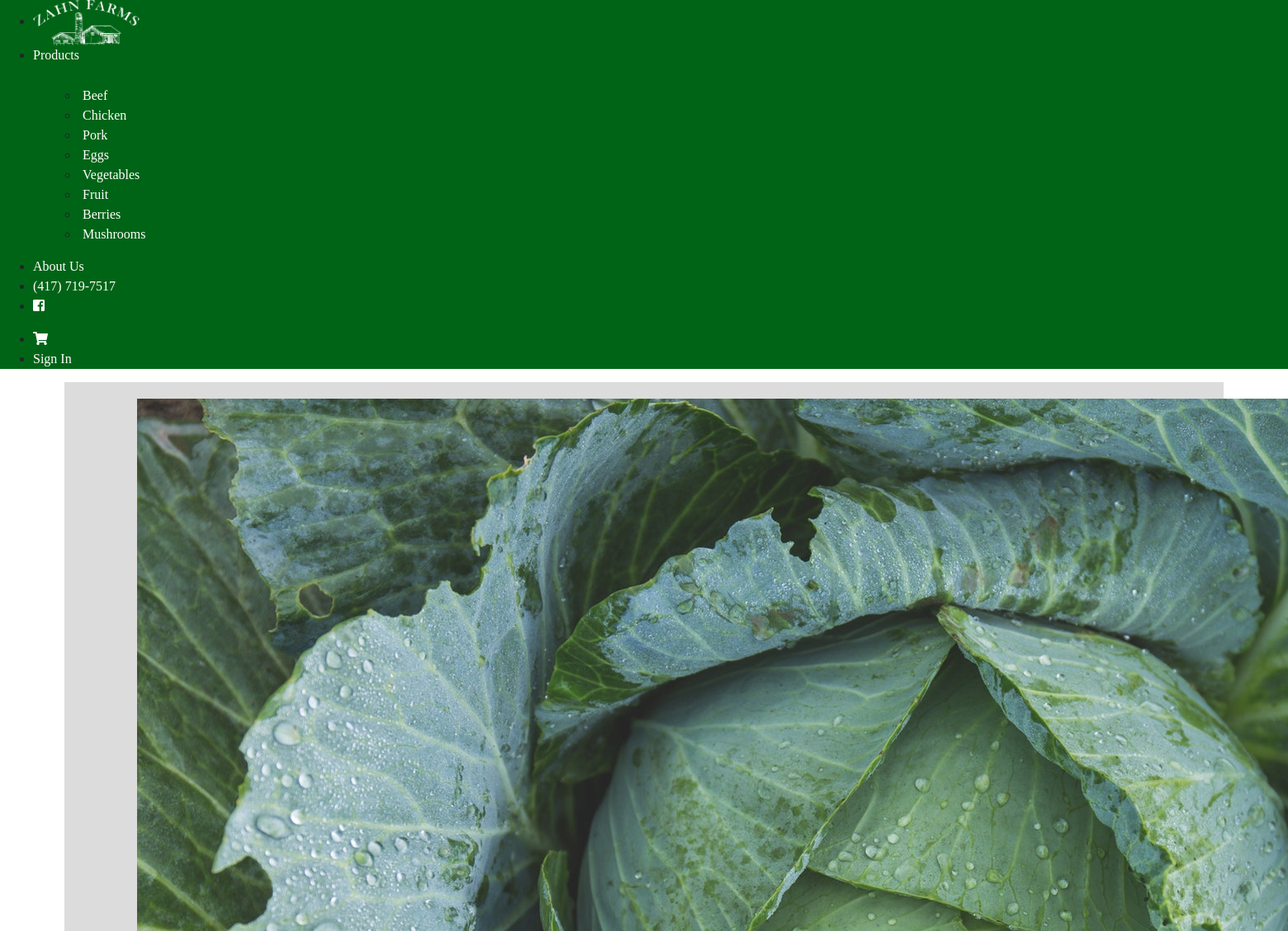
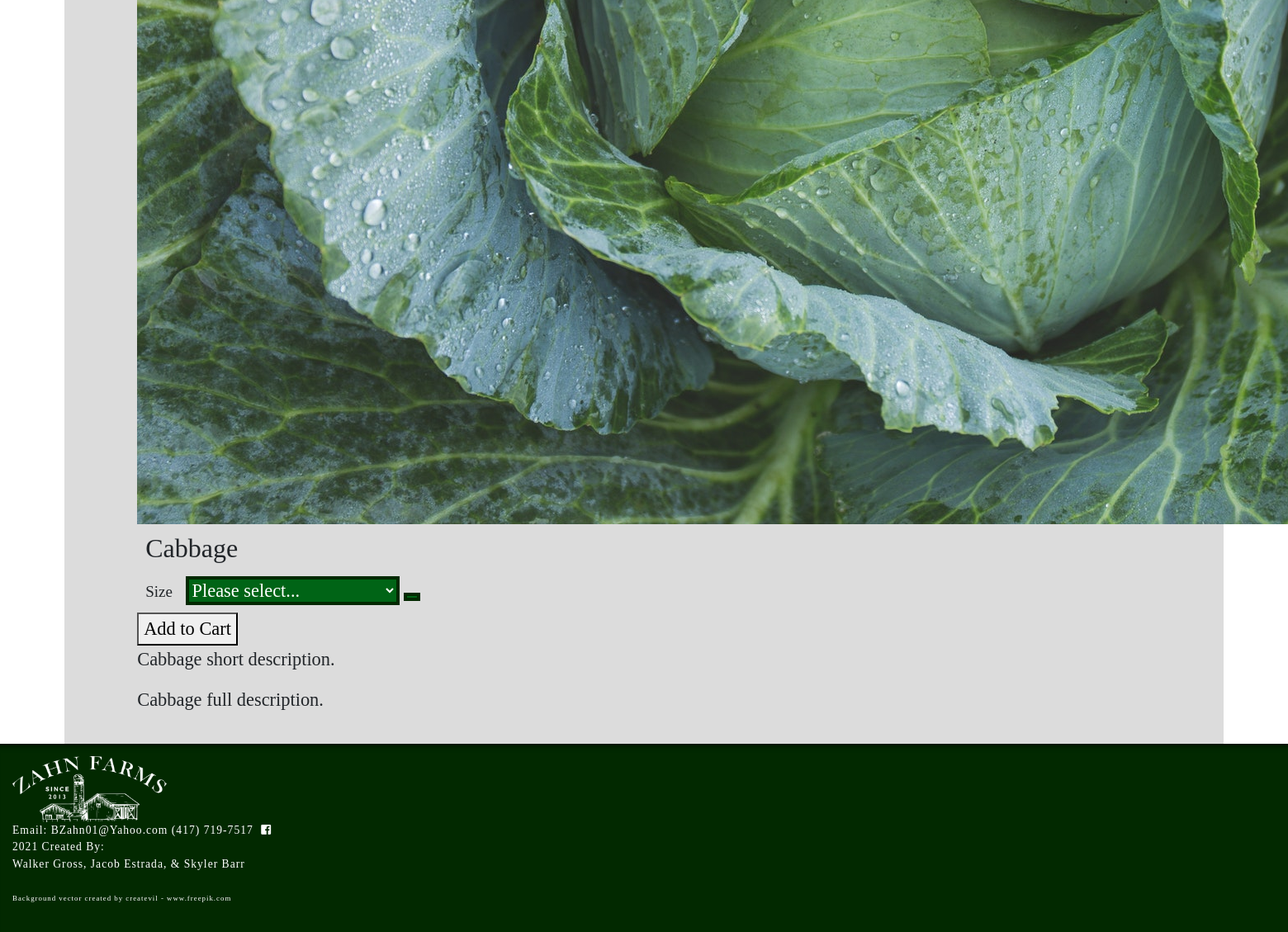
Screenshot of /product?catID=45&prodID=6 with the database file from the repository (2 pictures, top to bottom).
### tables this page shows
CREATE TABLE `categories` (
  `catID` int(11) NOT NULL,
  `catName` varchar(25) NOT NULL,
  `image` varchar(255) NOT NULL,
  `hide` tinyint(1) NOT NULL
);

CREATE TABLE `products` (
  `productID` int(11) NOT NULL,
  `productName` varchar(50) NOT NULL,
  `portionsID` int(11) NOT NULL,
  `price` decimal(10,2) DEFAULT NULL,
  `qty` decimal(10,1) DEFAULT NULL,
  `shortDesc` varchar(255) DEFAULT NULL,
  `fullDesc` varchar(255) DEFAULT NULL,
  `catID` int(11) NOT NULL,
  `image` varchar(255) NOT NULL,
  `sizeID` int(11) DEFAULT NULL,
  `outOfSeason` tinyint(1) NOT NULL,
  `hide` tinyint(1) NOT NULL
);

### models/products_db.php (called while the page is built, shortened)
<?php
function getAllCategories(){
    global $db;
    $sql = "SELECT * FROM categories";
    $qry = $db->query($sql);
    $aryCat = $qry->fetchAll();
    return $aryCat;
}
function prodByID($prodID){
    global $db;
    $sql = "select * from products where productID = $prodID";
    $qry = $db->query($sql);
    $product = $qry->fetch();
    return $product;
}
function sizesByID($sizeID) {
    global $db;
    $sql = "SELECT * FROM sizes WHERE sizeID = $sizeID";
    $qry = $db->query($sql);
    $sizes = $qry->fetchAll();
    return $sizes;
}

### models/requests.php (called while the page is built, shortened)
<?php
$prodID = filter_input(INPUT_GET, "prodID");
?>

### product/product.php (the view, shortened to what this page needs)
<?php
$prod = prodByID($prodID);
$qty = $prod['qty'];
if ($prod['sizeID'] != null) {
  $sizeAry = sizesByID($prod['sizeID']);
  $qty = 0;
  foreach ($sizeAry as $size){
    $qty += $size['qty'];
  }
}
?>
<div class="product-card-full uk-grid-small uk-flex-center uk-text-center" style="width:90%; margin:auto" uk-grid>
  <div class="uk-card uk-card-default uk-width-1-2">
    <img src="../images/<?=$prod['image']?>" alt="<?=$prod['productName']?> Image">
  </div>
  <div class="uk-width-1-2@s">
    <h2>
      <?=$prod['productName']?>
    </h2>
    <form class="uk-form-stacked" action="cart.php" method="post">
      <div class="uk-grid-small uk-child-width-1-1@m uk-flex-center uk-text-center" uk-grid>
        <?php
        if ($prod['outOfSeason'] == 0) {
          if($prod['sizeID'] != null){
          ?>
          <div class="uk-card">
            <div class="size-form" uk-form-custom="target: > * > span:first-child">
              <label class="uk-form-label">Size</label>
              <select id="size" name="size" onchange="sizePrice(this)">
                <option selected disabled hidden>Please select...</option>
              </select>
              <button class="size-button uk-button uk-button-default" type="button" tabindex="-1">
              </button>
            </div>
          </div>
            <?php
          }
            ?>
        <?php
        } if ($qty == 0) {
        ?>
        <div class="uk-card">
          <button id="submit add-to-cart-btn" class="uk-button uk-button-default" tabindex="-1" disabled>Out of Stock</button>
        </div>
        <?php
        } else {
        ?>
          <div class="uk-card">
            <button id="submit add-to-cart-btn" class="uk-button uk-button-default" type="submit" tabindex="2">Add to Cart</button>
          </div>
        <?php
        }
        ?>
      </div>
    </form>
    <div class="uk-card uk-card-default uk-card-body uk-width-expand product-desc-short">
    <p><?=$prod['shortDesc']?></p>
  </div>
  </div>
  <div class="uk-card uk-card-default uk-card-body uk-width-expand product-desc-full">
    <p><?=$prod['fullDesc']?></p>
  </div>
</div>

### views/header.php (shortened to what this page needs)
<!DOCTYPE html>
<html lang="en">
<head>
    <link rel="stylesheet" href="https://stackpath.bootstrapcdn.com/bootstrap/4.1.3/css/bootstrap.min.css"
>
    <link rel="stylesheet" href="https://use.fontawesome.com/releases/v5.5.0/css/all.css"
>
    <link rel="stylesheet" href="https://cdn.jsdelivr.net/npm/uikit@3.6.17/dist/css/uikit.min.css" />
    <link rel="stylesheet" href="../views/styles.css">
</head>
<body>
    <?php
        include "../models/db.php";
        include "../models/products_db.php";
        include "../views/navbar.php";
    ?>

### views/navbar.php (shortened to what this page needs)
<div class="no-print" uk-sticky="sel-target: .uk-navbar-container; cls-active: uk-navbar-sticky">
    <nav class="nav-bar uk-navbar-container" uk-navbar>
        <div class="uk-navbar-left">
            <ul class="uk-navbar-nav">
                <li>
                    <a class="uk-logo" style="min-width:177px;" href="../product/">
                        <img style="" src="../images/Logo.png" alt="Zahn Farms Logo">
                    </a>
                </li>
                <li>
                    <a href="../product/">Products</a>
                    <div class="uk-navbar-dropdown" delay-hide="250">
                        <ul class="uk-nav uk-navbar-dropdown-nav">
                            <?php
                            $aryCat = getAllCategories();
                            foreach($aryCat as $cat){
                            ?>
                            <li><a href="../product?catID=<?=$cat['catID']?>"><?=$cat['catName']?></a></li>
                            <?php
                            }
                            ?>
                        </ul>
                    </div>
                </li>
                <li><a href="../aboutUs/aboutUs.php">About Us</a></li>
                <li><a href="tel:417-719-7517" class="navContact">(417) 719-7517</a></li>
                <li><a href="https://www.facebook.com/ZahnFarms/" target="_blank"><i
                            class="fab fa-facebook-square"></i></a></li>
            </ul>
        </div>
        <div class="uk-navbar-right">
            <ul class="uk-navbar-nav">
                <li><a href="../product/cart.php"><i class="fas fa-shopping-cart"></i></a></li>
                <li><a href="../admin/">Sign In</a></li>
            </ul>
        </div>
    </nav>
</div>

### product/index.php (shortened to what this page needs)
<?php
include "../views/header.php";
include '../models/requests.php';
echo"<div class='content-container'>";
if (!isset($catID)){
    include "categories.php";
}
else if (!isset($prodID)) {
    include "products.php";
}
else {
    include "product.php";
}
echo"</div>";
include "../views/footer.php";
?>

### views/footer.php (shortened to what this page needs)
<footer class="footer no-print">
  <div class="uk-grid-match uk-child-width-expand@s uk-text-center" uk-grid>
    <div class="footer-image">
      <a href="../product"><img src="../images/LogoFull.png" alt="Zahn Farms Logo" style="height: 80px;">
        </a>
    </div>
    <div class="footer-contact">
      <a href="mailto:bzahn01@yahoo.com">Email: BZahn01@Yahoo.com</a>
      <a href="tel:417-719-7517">(417) 719-7517</a>
      <a href="https://www.facebook.com/ZahnFarms/" target="_blank"><i class="fab fa-facebook-square"></i></a>
    </div>
    <div class="footer-credits">
      <p class="uk-text-right@s">
        2021 Created By:<br>Walker Gross, Jacob Estrada, & Skyler Barr
        <br><br>
        <a style="font-size: .65em;" href="https://www.freepik.com/vectors/background">Background vector created by createvil - www.freepik.com</a>
      </p>
    </div>
  </div>
</footer>
</body>
</html>

### views/styles.css (style rules this page uses)
:root { --primary-green: #006416; --secondary-green: #18890B; --dark-green: #022900; }
html, body { background-image: url("../images/barnWood.jpg"); background-size: cover; padding:0px; font-family: "Caveat Brush", cursive; }
body { display: flex; flex-direction: column; min-height: 100vh; }
.uk-navbar-container { background-color: var(--primary-green) !important; }
.uk-navbar-nav>li>a { font-family: 'Libre Baskerville', serif; font-weight: 500; font-size: 1em; }
.uk-navbar-dropdown { background-color: var(--primary-green); font-family: 'Libre Baskerville', cursive; padding: 15px; margin-top:10px; }
.uk-navbar-dropdown-nav>li>a { padding-left:5px; }
nav a, nav a:hover { color: white !important; text-decoration: none; }
nav img { height:55px; width: 129px; }
.content-container { background-color: rgba(201, 201, 201, 0.643); width: 90%; margin:auto; margin-top:0px; padding:20px; min-height:70vh; }
.uk-card { font-family: 'Caveat Brush', cursive; font-size: 1.4em; background-color: rgba(1,1,1,0); box-shadow: none; }
.product-card-full :is(h2, h3, label) { font-family: 'Caveat Brush', cursive; margin:10px; }
.product-card-full label { font-size: .85em; }
.size-button, #size { background-color: var(--primary-green); color: white; border: var(--dark-green) solid 4px; }
footer { font-family: 'Libre Baskerville', serif; background-color: var(--dark-green); color: white; padding: 15px; box-shadow: 0px 10px 10px -10px black inset; font-size: .85em; letter-spacing: 1px; margin-top: auto; }
footer a { color: white; }
.footer-contact .fab { padding: 0px 5px; }
.no-print { display: block; }

### rows the page displays
categories: catName "Beef"
categories: catName "Chicken"
categories: catName "Pork"
categories: catName "Eggs"
categories: catName "Vegetables"
categories: catName "Fruit"
categories: catName "Berries"
categories: catName "Mushrooms"
products: image+productName (picture), productName "Cabbage", shortDesc "Cabbage short description.", fullDesc "Cabbage full description."
